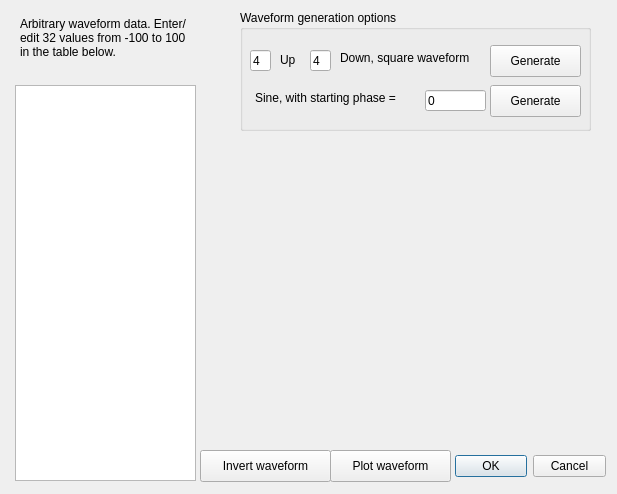
<?xml version="1.0" encoding="UTF-8"?>
<ui version="4.0">
 <class>ARBwaveformEdit</class>
 <widget class="QDialog" name="ARBwaveformEdit">
  <property name="geometry">
   <rect>
    <x>0</x>
    <y>0</y>
    <width>617</width>
    <height>494</height>
   </rect>
  </property>
  <property name="windowTitle">
   <string>Arbirtary Waveform Editor</string>
  </property>
  <widget class="QDialogButtonBox" name="buttonBox">
   <property name="geometry">
    <rect>
     <x>455</x>
     <y>450</y>
     <width>151</width>
     <height>32</height>
    </rect>
   </property>
   <property name="toolTip">
    <string>Press OK to accept the waveform changes and download to the connected MIPS system.</string>
   </property>
   <property name="orientation">
    <enum>Qt::Horizontal</enum>
   </property>
   <property name="standardButtons">
    <set>QDialogButtonBox::Cancel|QDialogButtonBox::Ok</set>
   </property>
  </widget>
  <widget class="QPlainTextEdit" name="txtData">
   <property name="geometry">
    <rect>
     <x>15</x>
     <y>85</y>
     <width>181</width>
     <height>396</height>
    </rect>
   </property>
   <property name="toolTip">
    <string>Waveform data table. 32 total entries, one per line. Valid range is -100 to 100.</string>
   </property>
  </widget>
  <widget class="QLabel" name="label">
   <property name="geometry">
    <rect>
     <x>20</x>
     <y>5</y>
     <width>171</width>
     <height>66</height>
    </rect>
   </property>
   <property name="text">
    <string>Arbitrary waveform data. Enter/edit 32 values from -100 to 100 in the table below.</string>
   </property>
   <property name="wordWrap">
    <bool>true</bool>
   </property>
  </widget>
  <widget class="QGroupBox" name="groupBox">
   <property name="geometry">
    <rect>
     <x>240</x>
     <y>10</y>
     <width>351</width>
     <height>121</height>
    </rect>
   </property>
   <property name="title">
    <string>Waveform generation options</string>
   </property>
   <widget class="QLineEdit" name="leUp">
    <property name="geometry">
     <rect>
      <x>10</x>
      <y>40</y>
      <width>21</width>
      <height>21</height>
     </rect>
    </property>
    <property name="text">
     <string>4</string>
    </property>
   </widget>
   <widget class="QLabel" name="label_2">
    <property name="geometry">
     <rect>
      <x>40</x>
      <y>40</y>
      <width>31</width>
      <height>20</height>
     </rect>
    </property>
    <property name="text">
     <string>Up</string>
    </property>
   </widget>
   <widget class="QLabel" name="label_4">
    <property name="geometry">
     <rect>
      <x>100</x>
      <y>40</y>
      <width>156</width>
      <height>16</height>
     </rect>
    </property>
    <property name="text">
     <string>Down, square waveform</string>
    </property>
   </widget>
   <widget class="QPushButton" name="pbGenUpDown">
    <property name="geometry">
     <rect>
      <x>250</x>
      <y>35</y>
      <width>91</width>
      <height>32</height>
     </rect>
    </property>
    <property name="toolTip">
     <string>Generates a waveform and plots based on the Up and Down parameters defined. Up plus Down must be &gt; 2 and less that 32.</string>
    </property>
    <property name="text">
     <string>Generate</string>
    </property>
   </widget>
   <widget class="QLabel" name="label_5">
    <property name="geometry">
     <rect>
      <x>15</x>
      <y>80</y>
      <width>171</width>
      <height>16</height>
     </rect>
    </property>
    <property name="text">
     <string>Sine, with starting phase =</string>
    </property>
   </widget>
   <widget class="QLineEdit" name="lePhase">
    <property name="geometry">
     <rect>
      <x>185</x>
      <y>80</y>
      <width>61</width>
      <height>21</height>
     </rect>
    </property>
    <property name="text">
     <string>0</string>
    </property>
   </widget>
   <widget class="QPushButton" name="pbGenSine">
    <property name="geometry">
     <rect>
      <x>250</x>
      <y>75</y>
      <width>91</width>
      <height>32</height>
     </rect>
    </property>
    <property name="toolTip">
     <string>Generates a sine wave with user defined initial phase in degrees.</string>
    </property>
    <property name="text">
     <string>Generate</string>
    </property>
   </widget>
   <widget class="QLineEdit" name="leDown">
    <property name="geometry">
     <rect>
      <x>70</x>
      <y>40</y>
      <width>21</width>
      <height>21</height>
     </rect>
    </property>
    <property name="text">
     <string>4</string>
    </property>
   </widget>
  </widget>
  <widget class="QPushButton" name="pbPlot">
   <property name="geometry">
    <rect>
     <x>330</x>
     <y>450</y>
     <width>121</width>
     <height>32</height>
    </rect>
   </property>
   <property name="toolTip">
    <string>Plots the waveform definded by the data in the wwaveform table.</string>
   </property>
   <property name="text">
    <string>Plot waveform</string>
   </property>
  </widget>
  <widget class="QCustomPlot" name="plot" native="true">
   <property name="geometry">
    <rect>
     <x>215</x>
     <y>145</y>
     <width>386</width>
     <height>291</height>
    </rect>
   </property>
  </widget>
  <widget class="QPushButton" name="pbInvert">
   <property name="geometry">
    <rect>
     <x>200</x>
     <y>450</y>
     <width>131</width>
     <height>32</height>
    </rect>
   </property>
   <property name="toolTip">
    <string>Changes the sign of every entry in the data table and then plots the waveform.</string>
   </property>
   <property name="text">
    <string>Invert waveform</string>
   </property>
  </widget>
 </widget>
 <customwidgets>
  <customwidget>
   <class>QCustomPlot</class>
   <extends>QWidget</extends>
   <header>qcustomplot.h</header>
   <container>1</container>
  </customwidget>
 </customwidgets>
 <resources/>
 <connections>
  <connection>
   <sender>buttonBox</sender>
   <signal>accepted()</signal>
   <receiver>ARBwaveformEdit</receiver>
   <slot>accept()</slot>
   <hints>
    <hint type="sourcelabel">
     <x>248</x>
     <y>254</y>
    </hint>
    <hint type="destinationlabel">
     <x>157</x>
     <y>274</y>
    </hint>
   </hints>
  </connection>
  <connection>
   <sender>buttonBox</sender>
   <signal>rejected()</signal>
   <receiver>ARBwaveformEdit</receiver>
   <slot>reject()</slot>
   <hints>
    <hint type="sourcelabel">
     <x>316</x>
     <y>260</y>
    </hint>
    <hint type="destinationlabel">
     <x>286</x>
     <y>274</y>
    </hint>
   </hints>
  </connection>
 </connections>
</ui>
